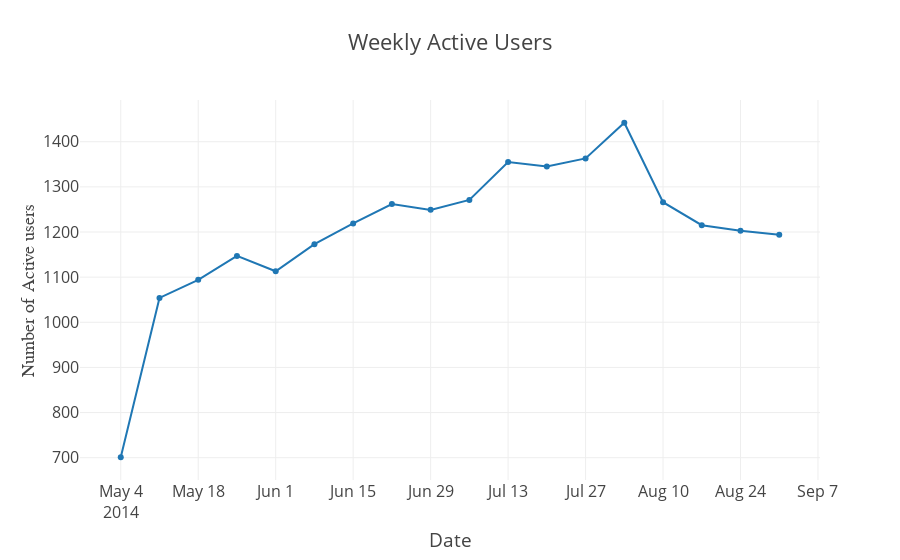

Source (notebook cell):
### Code cell
iplot({'data': [{"x":event_weekly_active.index, "y": event_weekly_active}],
       'layout': {'title': 'Weekly Active Users',
                          'font': dict(size=16),       
                  'xaxis': {'title':'Date'},
                  'yaxis': {'title':'Number of Active users',
                           'titlefont': {'family':'default', 'size':18}}
                 }})

### Figure 1 — Plotly figure (JSON) as saved in the notebook; plotly's stock layout.template omitted (floating-point values rounded to 4 significant figures)
{"data": [{"type": "scatter", "uid": "126fb60a-96e2-11e8-b87c-34363b6f0ee2", "x": ["2014-05-04", "2014-05-11", "2014-05-18", "2014-05-25", "2014-06-01", "2014-06-08", "2014-06-15", "2014-06-22", "2014-06-29", "2014-07-06", "2014-07-13", "2014-07-20", "2014-07-27", "2014-08-03", "2014-08-10", "2014-08-17", "2014-08-24", "2014-08-31"], "y": [701, 1054, 1094, 1147, 1113, 1173, 1219, 1262, 1249, 1271, 1355, 1345, 1363, 1442, 1266, 1215, 1203, 1194]}], "layout": {"font": {"size": 16}, "title": "Weekly Active Users", "xaxis": {"title": "Date"}, "yaxis": {"title": "Number of Active users", "titlefont": {"family": "default", "size": 18}}}}
